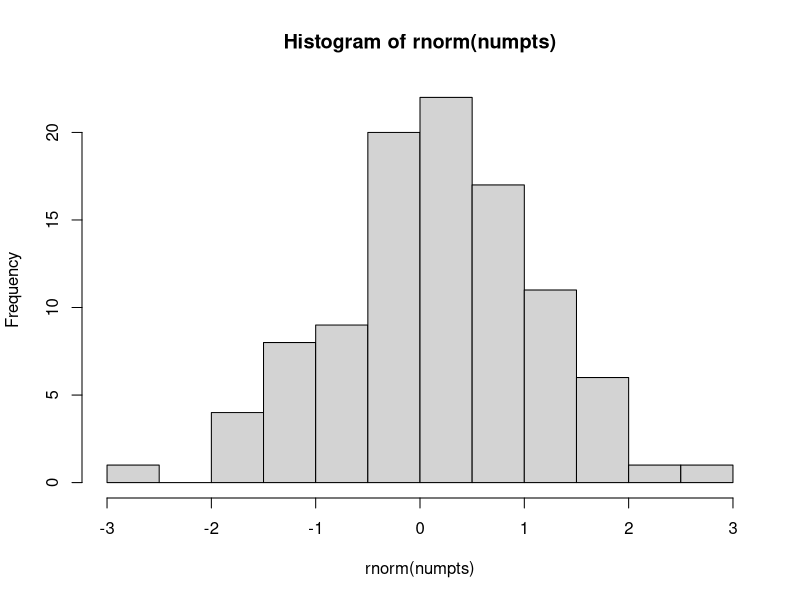
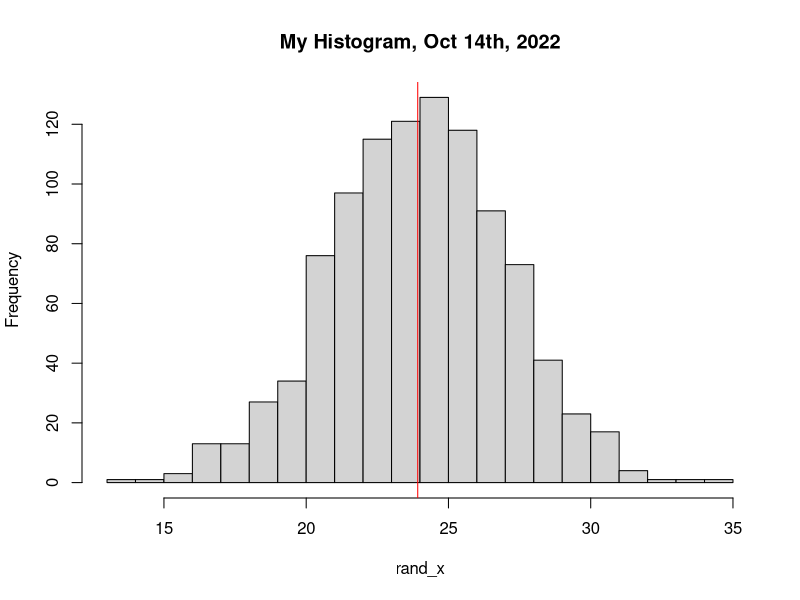

R code for these plots, in order:
## PlotRandom.R
##
## Purpose: a function that will generate a random sample
##          of normal deviates, plot a histogram and maybe
##          provide some "other stuff"

## stuff from last time...
plotRandomD <- function(numpts=100) {
  hist(rnorm(numpts))
}
plotRandomD()

############################

## Lets build in more flexibility for our function
plotRandomNormals <- function(numpts=1000, mu=24, sigma=3, numbins=15,
                              title = "My Histogram, Oct 14th, 2022",
                              meanColor ="red",
                              seed=8675309) 
  {
  set.seed(seed)
  rand_x <- rnorm(numpts, mean=mu, sd=sigma)
  mean_x <- mean(rand_x)
  hist(rand_x, breaks=numbins, main=title)
  abline(v=mean_x, col=meanColor)
  list(Mean_x = mean_x,
       StdDev_x = sd(rand_x),
       RandomValues = rand_x)
}

plotRandomNormals()
